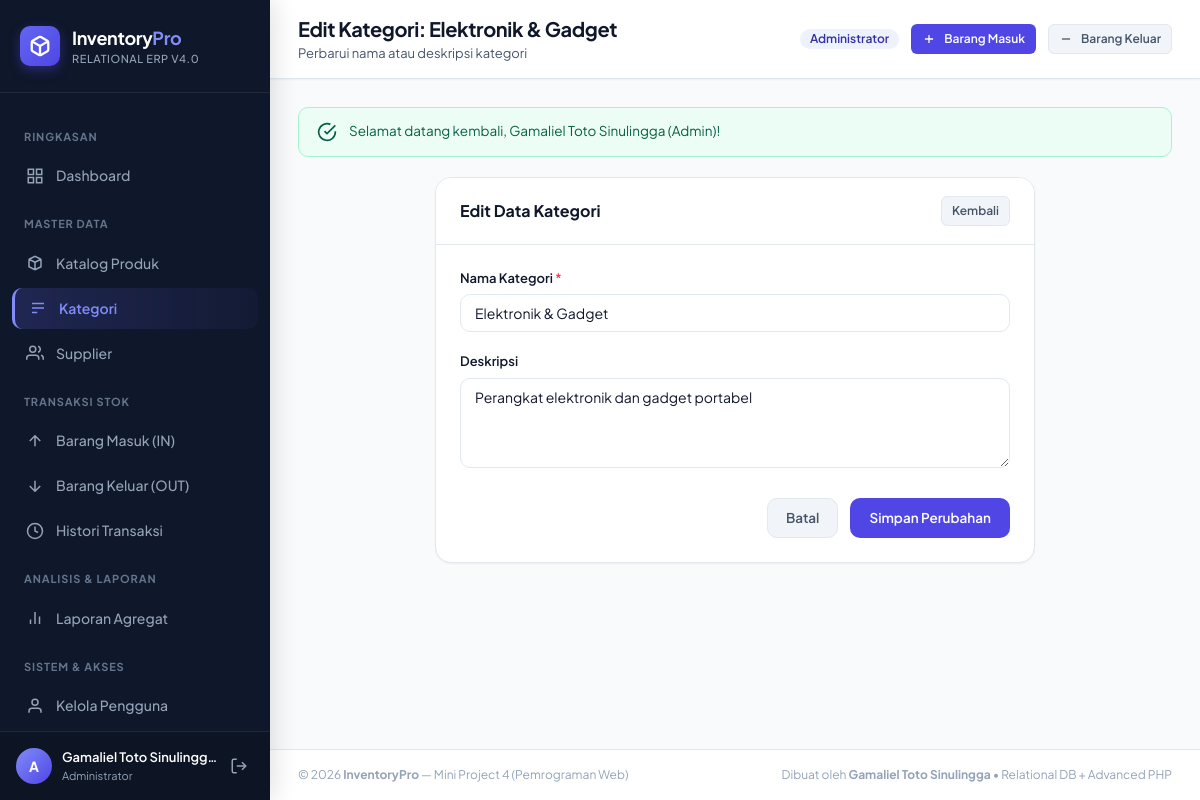
The page /public/categories/edit.php?id=1 (signed in) on the database its author committed.
### tables this page shows
CREATE TABLE categories (
    id INT AUTO_INCREMENT PRIMARY KEY,
    name VARCHAR(100) NOT NULL UNIQUE,
    description VARCHAR(255) NULL,
    created_at TIMESTAMP DEFAULT CURRENT_TIMESTAMP
);

### helpers/auth.php (called while the page is built, shortened)
<?php
function currentUser(): ?array {
    return $_SESSION['user'] ?? null;
}
function getBaseUrl(): string {
    $scriptName = $_SERVER['SCRIPT_NAME'] ?? '';
    $dir = dirname($scriptName);
    if (strpos($dir, '/public') !== false) {
        return substr($dir, 0, strpos($dir, '/public'));
    }
    return '';
}
function getFlash(): ?array {
    if (isset($_SESSION['flash'])) {
        $flash = $_SESSION['flash'];
        return $flash;
    }
    return null;
}

### public/categories/edit.php (the view, shortened to what this page needs)
<?php
require_once __DIR__ . '/../../helpers/auth.php';
$id = filter_input(INPUT_GET, 'id', FILTER_VALIDATE_INT);
$stmt = $pdo->prepare("SELECT * FROM categories WHERE id = :id LIMIT 1");
$stmt->execute(['id' => $id]);
$category = $stmt->fetch();
$pageTitle = 'Edit Kategori: ' . $category['name'];
$pageSubtitle = 'Perbarui nama atau deskripsi kategori';
include __DIR__ . '/../../views/header.php';
?>
<div class="card" style="max-width: 600px; margin: 0 auto;">
    <div class="card-header">
        <h3 class="card-title">Edit Data Kategori</h3>
        <a href="index.php" class="btn btn-secondary btn-sm">Kembali</a>
    </div>
    <div class="card-body">
        <form method="POST" action="">
            <div class="form-group">
                <label class="form-label" for="name">Nama Kategori <span class="required">*</span></label>
                <input type="text" id="name" name="name" class="form-control" required value="<?= e($_POST['name'] ?? $category['name']) ?>">
            </div>
            <div class="form-group">
                <label class="form-label" for="description">Deskripsi</label>
                <textarea id="description" name="description" class="form-control"><?= e($_POST['description'] ?? $category['description']) ?></textarea>
            </div>
            <div style="display: flex; justify-content: flex-end; gap: 12px; margin-top: 24px;">
                <a href="index.php" class="btn btn-secondary">Batal</a>
                <button type="submit" class="btn btn-primary">Simpan Perubahan</button>
            </div>
        </form>
    </div>
</div>
<?php include __DIR__ . '/../../views/footer.php'; ?>

### views/header.php (shortened to what this page needs)
<?php
require_once __DIR__ . '/../helpers/escape.php';
require_once __DIR__ . '/../helpers/auth.php';
$pageTitle = $pageTitle ?? 'Inventory Management System';
$pageSubtitle = $pageSubtitle ?? '';
$pageType = $pageType ?? '';
$baseUrl = getBaseUrl();
$flash = getFlash();
?>
<!DOCTYPE html>
<html lang="id">
<head>
    <link rel="stylesheet" href="<?= $baseUrl ?>/public/assets/css/style.css">
</head>
<body data-page-type="<?= e($pageType) ?>">
<div class="app-wrapper">
    <?php include __DIR__ . '/navbar.php'; ?>
    <div class="app-main">
        <header class="top-navbar">
            <div class="page-title-box">
                <h2><?= e($pageTitle) ?></h2>
                <?php if ($pageSubtitle): ?>
                    <p><?= e($pageSubtitle) ?></p>
                <?php endif; ?>
            </div>
            <div class="top-actions">
                <?= roleBadge(currentUser()['role'] ?? 'staff') ?>
                <a href="<?= $baseUrl ?>/public/stock/in.php" class="btn btn-primary btn-sm">
                    <svg viewBox="0 0 24 24" fill="none" stroke="currentColor"><path d="M12 5v14M5 12h14"/></svg>
                    Barang Masuk
                </a>
                <a href="<?= $baseUrl ?>/public/stock/out.php" class="btn btn-secondary btn-sm">
                    <svg viewBox="0 0 24 24" fill="none" stroke="currentColor"><path d="M5 12h14"/></svg>
                    Barang Keluar
                </a>
            </div>
        </header>
        <main class="content-body">
            <?php if ($flash): ?>
                <div class="alert alert-<?= e($flash['type']) ?>" role="alert">
                    <?php if ($flash['type'] === 'success'): ?>
                        <svg viewBox="0 0 24 24" fill="none" stroke="currentColor" stroke-width="2"><path d="M22 11.08V12a10 10 0 1 1-5.93-9.14"></path><polyline points="22 4 12 14.01 9 11.01"></polyline></svg>
                    <?php elseif ($flash['type'] === 'danger'): ?>
                        <svg viewBox="0 0 24 24" fill="none" stroke="currentColor" stroke-width="2"><circle cx="12" cy="12" r="10"></circle><line x1="15" y1="9" x2="9" y2="15"></line><line x1="9" y1="9" x2="15" y2="15"></line></svg>
                    <?php elseif ($flash['type'] === 'warning'): ?>
                        <svg viewBox="0 0 24 24" fill="none" stroke="currentColor" stroke-width="2"><path d="M10.29 3.86L1.82 18a2 2 0 0 0 1.71 3h16.94a2 2 0 0 0 1.71-3L13.71 3.86a2 2 0 0 0-3.42 0z"></path><line x1="12" y1="9" x2="12" y2="13"></line><line x1="12" y1="17" x2="12.01" y2="17"></line></svg>
                    <?php else: ?>
                        <svg viewBox="0 0 24 24" fill="none" stroke="currentColor" stroke-width="2"><circle cx="12" cy="12" r="10"></circle><line x1="12" y1="16" x2="12" y2="12"></line><line x1="12" y1="8" x2="12.01" y2="8"></line></svg>
                    <?php endif; ?>
                    <div><?= e($flash['message']) ?></div>
                </div>
            <?php endif; ?>

### public/assets/css/style.css (style rules this page uses)
:root { --font-sans: 'Plus Jakarta Sans', -apple-system, BlinkMacSystemFont, sans-serif; --font-mono: 'JetBrains Mono', monospace; --bg-body: #f8fafc; --bg-card: #ffffff; --bg-sidebar: #0f172a; --bg-sidebar-hover: #1e293b; --bg-sidebar-active: #334155; --border-color: #e2e8f0; --border-focus: #6366f1; --text-primary: #0f172a; --text-secondary: #475569; --text-muted: #94a3b8; --text-inverse: #ffffff; --primary: #4f46e5; --primary-hover: #4338ca; --primary-light: #eef2ff; --primary-text: #3730a3; --success: #10b981; --success-light: #ecfdf5; --success-text: #065f46; --warning: #f59e0b; --warning-light: #fffbeb; --warning-text: #92400e; --danger: #ef4444; --danger-light: #fef2f2; --danger-text: #991b1b; --info: #0284c7; --info-light: #f0f9ff; --info-text: #075985; --shadow-sm: 0 1px 2px 0 rgba(0, 0, 0, 0.05); --shadow-md: 0 4px 6px -1px rgba(0, 0, 0, 0.07), 0 2px 4px -2px rgba(0, 0, 0, 0.05); --shadow-lg: 0 10px 15px -3px rgba(0, 0, 0, 0.08), 0 4px 6px -4px rgba(0, 0, 0, 0.05); --shadow-glow: 0 0 20px -3px rgba(79, 70, 229, 0.25); --radius-sm: 6px; --radius-md: 10px; --radius-lg: 16px; --radius-full: 9999px; --transition: all 0.2s cubic-bezier(0.4, 0, 0.2, 1); }
*, *::before, *::after { box-sizing: border-box; margin: 0; padding: 0; }
body { font-family: var(--font-sans); background-color: var(--bg-body); color: var(--text-primary); line-height: 1.5; -webkit-font-smoothing: antialiased; }
.app-wrapper { display: flex; min-height: 100vh; }
.app-main { flex: 1; margin-left: 270px; display: flex; flex-direction: column; min-height: 100vh; }
.top-navbar { background-color: var(--bg-card); border-bottom: 1px solid var(--border-color); padding: 14px 28px; display: flex; align-items: center; justify-content: space-between; position: sticky; top: 0; z-index: 90; box-shadow: var(--shadow-sm); }
.page-title-box h2 { font-size: 20px; font-weight: 700; color: var(--text-primary); letter-spacing: -0.02em; }
.page-title-box p { font-size: 13px; color: var(--text-secondary); }
.top-actions { display: flex; align-items: center; gap: 12px; }
.content-body { padding: 28px; flex: 1; }
.card { background-color: var(--bg-card); border: 1px solid var(--border-color); border-radius: var(--radius-lg); box-shadow: var(--shadow-sm); margin-bottom: 24px; overflow: hidden; transition: var(--transition); }
.card-header { padding: 18px 24px; border-bottom: 1px solid var(--border-color); display: flex; align-items: center; justify-content: space-between; background-color: #ffffff; }
.card-title { font-size: 16px; font-weight: 700; color: var(--text-primary); display: flex; align-items: center; gap: 10px; }
.card-body { padding: 24px; }
.btn { display: inline-flex; align-items: center; justify-content: center; gap: 8px; padding: 9px 18px; border-radius: var(--radius-md); font-family: var(--font-sans); font-size: 13.5px; font-weight: 600; text-decoration: none; cursor: pointer; border: 1px solid transparent; transition: var(--transition); white-space: nowrap; }
.btn svg { width: 16px; height: 16px; stroke-width: 2.2; }
.btn-primary { background-color: var(--primary); color: #ffffff; }
.btn-secondary { background-color: #f1f5f9; color: var(--text-secondary); border-color: var(--border-color); }
.btn-sm { padding: 5px 10px; font-size: 12px; border-radius: var(--radius-sm); }
.btn-sm svg { width: 14px; height: 14px; }
.form-group { margin-bottom: 20px; }
.form-label { display: block; font-size: 13px; font-weight: 600; color: var(--text-primary); margin-bottom: 6px; }
.form-label .required { color: var(--danger); }
.form-control { width: 100%; padding: 9px 14px; font-family: var(--font-sans); font-size: 14px; border: 1px solid var(--border-color); border-radius: var(--radius-md); background-color: #ffffff; color: var(--text-primary); outline: none; transition: var(--transition); }
textarea.form-control { min-height: 90px; resize: vertical; }
.alert { padding: 14px 18px; border-radius: var(--radius-md); margin-bottom: 20px; display: flex; align-items: flex-start; gap: 12px; font-size: 13.5px; line-height: 1.4; border: 1px solid transparent; }
.alert svg { width: 20px; height: 20px; flex-shrink: 0; }
.alert-success { background-color: var(--success-light); color: var(--success-text); border-color: #a7f3d0; }

### rows shown on the page
categories: name "Edit Kategori: Elektronik & Gadget", name "Elektronik & Gadget", description "Perangkat elektronik dan gadget portabel"

### other values the page prints
substr($username, 0, 1) "A"
$fullName "Gamaliel Toto Sinulingg…"
$pageSubtitle "Perbarui nama atau deskripsi kategori"
$flash['message'] "Selamat datang kembali, Gamaliel Toto Sinulingga (Admin)!"
